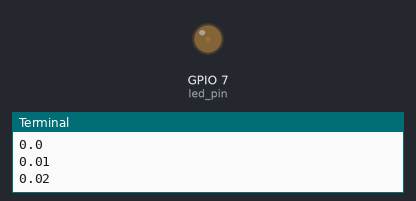
Recording of a program running on a simulated Raspberry Pi (BCM pin numbers). Parts: output pins drawn as LEDs (lit = HIGH), the last lines printed to the terminal.

Above: at 0.05 s.
At 1.8 s:
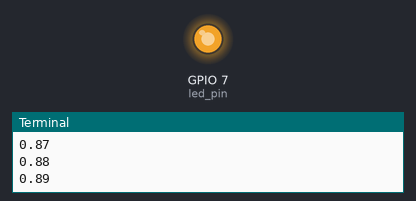
At 2.7 s:
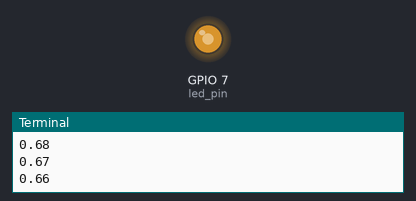
At 3.6 s:
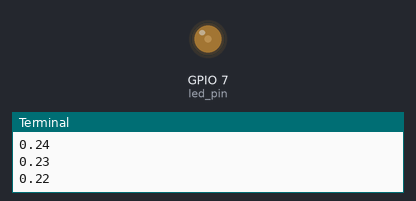
Timing chart, 0 to 5.2 s (numbered marks = the images above):
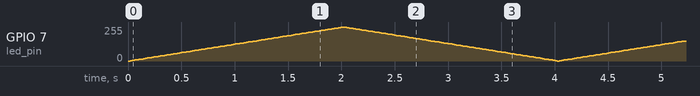

The program:

01_GPIO_PWM_WhileLoop.py
```python
from gpiozero import PWMOutputDevice
from time import sleep

led_pin = PWMOutputDevice(7)

while True:
    for i in range(0, 100):
        led_pin.value = i/100
        print(led_pin.value)
        sleep(0.02)             # 2 seconds to 100 % Duty Cycle

    for i in range(100, 0, -1):
        led_pin.value = i/100
        print(led_pin.value)
        sleep(0.02)             # 2 Seconds to 0% Duty Cycle
```
